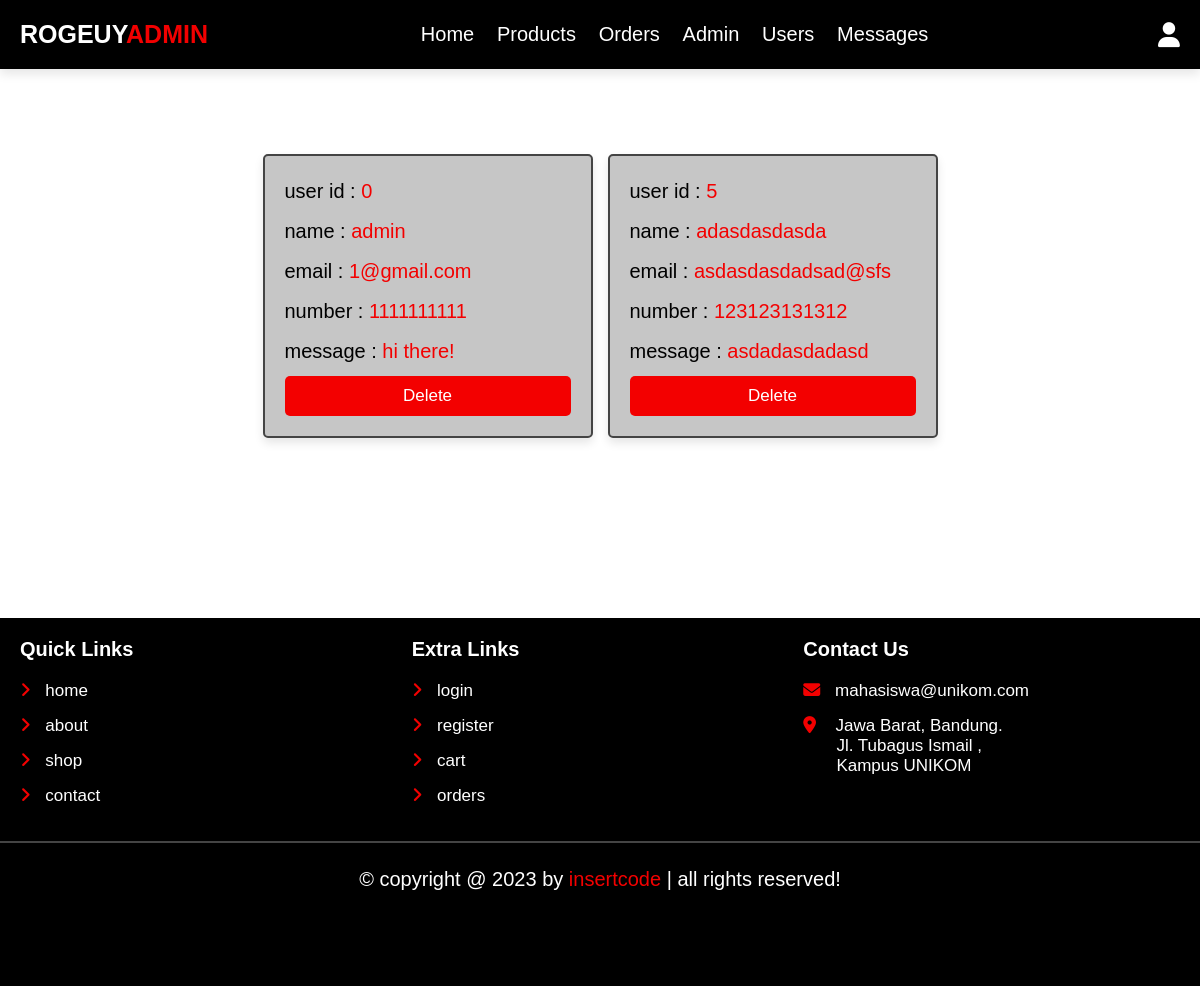
The page /admin/messages.php (signed in) on the database its author committed.
### tables this page shows
CREATE TABLE `messages` (
  `id` int(100) NOT NULL,
  `user_id` int(100) NOT NULL,
  `name` varchar(100) NOT NULL,
  `email` varchar(100) NOT NULL,
  `number` varchar(12) NOT NULL,
  `message` varchar(500) NOT NULL
);

### admin/messages.php (the view, shortened to what this page needs)
<?php
include '../components/connect.php';
?>
<!DOCTYPE html>
<html lang="en">
<head>
   <link rel="stylesheet" href="https://cdnjs.cloudflare.com/ajax/libs/font-awesome/6.1.1/css/all.min.css">
   <link rel="stylesheet" href="../css/admin_style.css">
</head>
<body>
<?php include '../components/admin_header.php'; ?>
<section class="contacts">
<h1 class="heading">messages</h1>
<div class="box-container" style="padding-bottom:16rem ;">
   <?php
      $select_messages = $conn->prepare("SELECT * FROM `messages`");
      $select_messages->execute();
      if($select_messages->rowCount() > 0){
         while($fetch_message = $select_messages->fetch(PDO::FETCH_ASSOC)){
   ?>
   <div class="box">
   <p> user id : <span><?= $fetch_message['user_id']; ?></span></p>
   <p> name : <span><?= $fetch_message['name']; ?></span></p>
   <p> email : <span><?= $fetch_message['email']; ?></span></p>
   <p> number : <span><?= $fetch_message['number']; ?></span></p>
   <p> message : <span><?= $fetch_message['message']; ?></span></p>
   <a href="messages.php?delete=<?= $fetch_message['id']; ?>" onclick="return confirm('delete this message?');" class="delete-btn">delete</a>
   </div>
   <?php
         }
      }else{
         echo '<p class="empty">you have no messages</p>';
      }
   ?>
</div>
</section>
<footer class="footer">
   <section class="grid">
   <div class="box">
         <h3>quick links</h3>
         <a href="../home.php"> <i class="fas fa-angle-right"></i> home</a>
         <a href="../about.php"> <i class="fas fa-angle-right"></i> about</a>
         <a href="../shop.php"> <i class="fas fa-angle-right"></i> shop</a>
         <a href="../contact.php"> <i class="fas fa-angle-right"></i> contact</a>
      </div>
      <div class="box">
         <h3>extra links</h3>
         <a href="../user_login.php"> <i class="fas fa-angle-right"></i> login</a>
         <a href="../user_register.php"> <i class="fas fa-angle-right"></i> register</a>
         <a href="../cart.php"> <i class="fas fa-angle-right"></i> cart</a>
         <a href="../orders.php"> <i class="fas fa-angle-right"></i> orders</a>
      </div>
      <div class="box">
         <h3>contact us</h3>
         <a href="mailto:email@gmail.com"><i class="fas fa-envelope"></i> mahasiswa@unikom.com</a>
         <a href="https://www.google.com/myplace"><i class="fas fa-map-marker-alt"></i>&nbsp;&nbsp;Jawa Barat, Bandung. <br>&nbsp; &nbsp;&nbsp;&nbsp;&nbsp; Jl. Tubagus Ismail , <br>&nbsp; &nbsp;&nbsp;&nbsp;&nbsp; Kampus UNIKOM</a>
      </div>
   </section>
   <div class="credit">&copy; copyright @ <?= date('Y'); ?> by <span>insertcode</span> | all rights reserved!</div>
</footer>
</body>
</html>

### css/admin_style.css (style rules this page uses)
:root { --main-color:#f30000; --orange:#f39c12; --red:#e74c3c; --black:#444; --white:#fff; --light-color:#777; --light-bg:#f5f5f5; --border:.2rem solid var(--black); --box-shadow:0 .5rem 1rem rgba(0,0,0,.1); }
* { font-family: 'Nunito', sans-serif; margin:0; padding:0; box-sizing: border-box; outline: none; border:none; text-decoration: none; }
html { font-size: 62.5%; overflow-x: hidden; }
body { background:url(../images/LoginBg.jpg) no-repeat; background-size: cover; background-position: center; }
section { padding:2rem; max-width: 1200px; margin:0 auto; }
.heading { font-size: 4rem; color:#fff; margin-bottom: 2rem; text-align: center; text-transform: uppercase; }
.btn, .delete-btn, .option-btn { display: block; width: 100%; margin-top: 1rem; border-radius: .5rem; padding:1rem 3rem; font-size: 1.7rem; text-transform: capitalize; color:var(--white); cursor: pointer; text-align: center; }
.delete-btn { background-color: #f30000; }
.contacts .box-container { display: grid; grid-template-columns: repeat(auto-fit, 33rem); gap:1.5rem; align-items: flex-start; justify-content: center; }
.contacts .box-container .box { padding:2rem; padding-top: 1rem; border-radius: .5rem; border:var(--border); background-color: #c6c6c6; box-shadow: var(--box-shadow); }
.contacts .box-container .box p { line-height: 1.5; font-size: 2rem; color:#000; margin:1rem 0; }
.contacts .box-container .box p span { color:var(--main-color); }
.footer { background-color: #000; padding-bottom: 7rem; }
.footer .grid { display: grid; grid-template-columns: repeat(auto-fit, minmax(27rem, 1fr)); gap:1.5rem; align-items: flex-start; }
.footer .grid .box h3 { font-size: 2rem; color: #fff; margin-bottom: 2rem; text-transform: capitalize; }
.footer .grid .box a { display: block; margin:1.5rem 0; font-size: 1.7rem; color: #fff; }
.footer .grid .box a i { padding-right: 1rem; color:var(--main-color); transition: .2s linear; }
.footer .credit { text-align: center; padding: 2.5rem 2rem; border-top: var(--border); font-size: 2rem; color: #fff; }
.footer .credit span { color:var(--main-color); }

### rows shown on the page
messages: user "0", name "admin", email "1@gmail.com", number "1111111111", message "hi there!"
messages: user "5", name "adasdasdasda", email "asdasdasdadsad@sfs", number "123123131312", message "asdadasdadasd"
